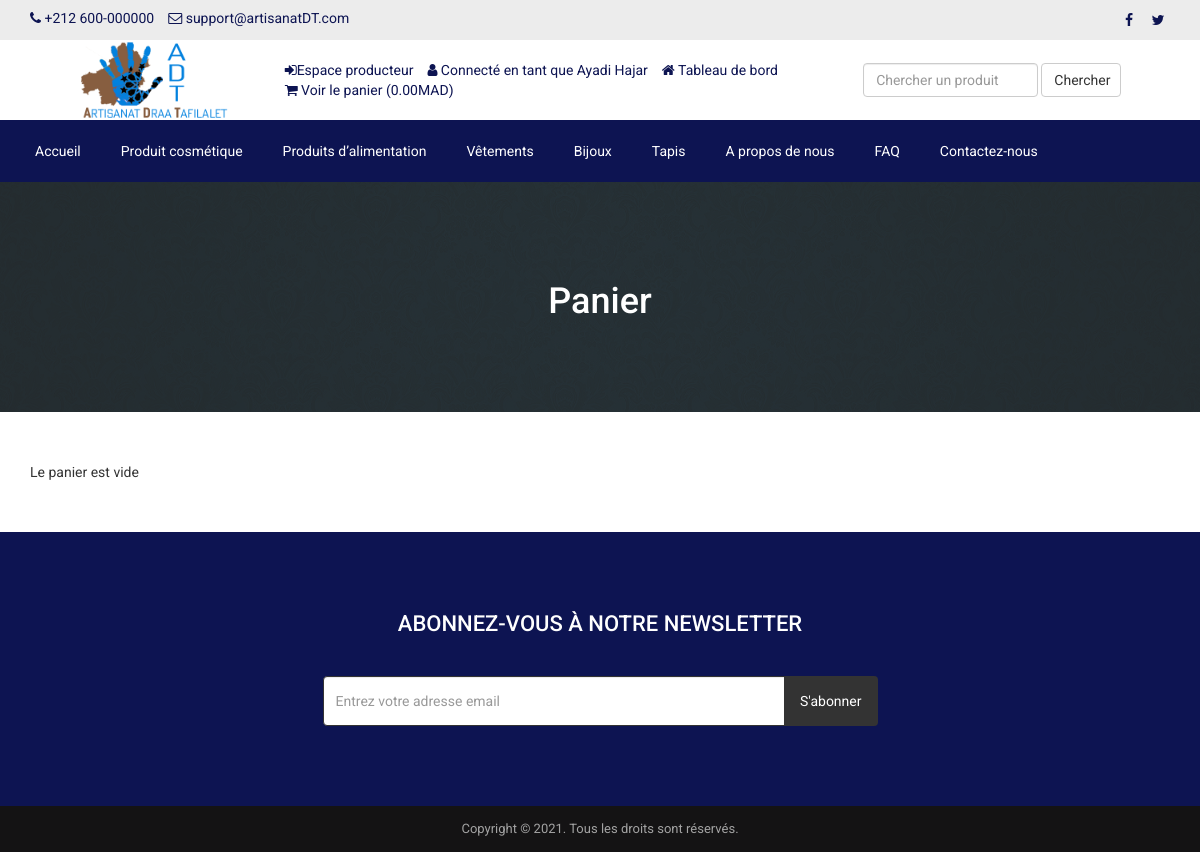
The page /cart.php (signed in) on the database its author committed.
### tables this page shows
CREATE TABLE IF NOT EXISTS `tbl_settings` (
  `id` int NOT NULL AUTO_INCREMENT,
  `logo` varchar(255) NOT NULL,
  `favicon` varchar(255) NOT NULL,
  `footer_about` text NOT NULL,
  `footer_copyright` text NOT NULL,
  `contact_address` text NOT NULL,
  `contact_email` varchar(255) NOT NULL,
  `contact_phone` varchar(255) NOT NULL,
  `contact_fax` varchar(255) NOT NULL,
  `contact_map_iframe` text NOT NULL,
  `receive_email` varchar(255) NOT NULL,
  `receive_email_subject` varchar(255) NOT NULL,
  `receive_email_thank_you_message` text NOT NULL,
  `forget_password_message` text NOT NULL,
  `total_recent_post_footer` int NOT NULL,
  `total_popular_post_footer` int NOT NULL,
  `total_recent_post_sidebar` int NOT NULL,
  `total_popular_post_sidebar` int NOT NULL,
  `total_featured_product_home` int NOT NULL,
  `total_latest_product_home` int NOT NULL,
  `total_popular_product_home` int NOT NULL,
  `meta_title_home` text NOT NULL,
  `meta_keyword_home` text NOT NULL,
  `meta_description_home` text NOT NULL,
  `banner_login` varchar(255) NOT NULL,
  `banner_registration` varchar(255) NOT NULL,
  `banner_forget_password` varchar(255) NOT NULL,
  `banner_reset_password` varchar(255) NOT NULL,
  `banner_search` varchar(255) NOT NULL,
  `banner_cart` varchar(255) NOT NULL,
  `banner_checkout` varchar(255) NOT NULL,
  `banner_product_category` varchar(255) NOT NULL,
  `banner_blog` varchar(255) NOT NULL,
  `cta_title` varchar(255) NOT NULL,
  `cta_content` text NOT NULL,
  `cta_read_more_text` varchar(255) NOT NULL,
  `cta_read_more_url` varchar(255) NOT NULL,
  `cta_photo` varchar(255) NOT NULL,
  `featured_product_title` varchar(255) NOT NULL,
  `featured_product_subtitle` varchar(255) NOT NULL,
  `latest_product_title` varchar(255) NOT NULL,
  `latest_product_subtitle` varchar(255) NOT NULL,
  `popular_product_title` varchar(255) NOT NULL,
  `popular_product_subtitle` varchar(255) NOT NULL,
  `testimonial_title` varchar(255) NOT NULL,
  `testimonial_subtitle` varchar(255) NOT NULL,
  `testimonial_photo` varchar(255) NOT NULL,
  `blog_title` varchar(255) NOT NULL,
  `blog_subtitle` varchar(255) NOT NULL,
  `newsletter_text` text NOT NULL,
  `paypal_email` varchar(255) NOT NULL,
  `stripe_public_key` varchar(255) NOT NULL,
  `stripe_secret_key` varchar(255) NOT NULL,
  `bank_detail` text NOT NULL,
  `before_head` text NOT NULL,
  `after_body` text NOT NULL,
  `before_body` text NOT NULL,
  `home_service_on_off` int NOT NULL,
  `home_welcome_on_off` int NOT NULL,
  `home_featured_product_on_off` int NOT NULL,
  `home_latest_product_on_off` int NOT NULL,
  `home_popular_product_on_off` int NOT NULL,
  `home_testimonial_on_off` int NOT NULL,
  `home_blog_on_off` int NOT NULL,
  `newsletter_on_off` int NOT NULL,
  `ads_above_welcome_on_off` int NOT NULL,
  `ads_above_featured_product_on_off` int NOT NULL,
  `ads_above_latest_product_on_off` int NOT NULL,
  `ads_above_popular_product_on_off` int NOT NULL,
  `ads_above_testimonial_on_off` int NOT NULL,
  `ads_category_sidebar_on_off` int NOT NULL,
  PRIMARY KEY (`id`)
);

CREATE TABLE IF NOT EXISTS `tbl_social` (
  `social_id` int NOT NULL AUTO_INCREMENT,
  `social_name` varchar(30) NOT NULL,
  `social_url` varchar(255) NOT NULL,
  `social_icon` varchar(30) NOT NULL,
  PRIMARY KEY (`social_id`)
);

CREATE TABLE IF NOT EXISTS `tbl_top_category` (
  `tcat_id` int NOT NULL AUTO_INCREMENT,
  `tcat_name` varchar(255) NOT NULL,
  `show_on_menu` int NOT NULL,
  PRIMARY KEY (`tcat_id`)
);

CREATE TABLE IF NOT EXISTS `tbl_page` (
  `id` int NOT NULL AUTO_INCREMENT,
  `about_title` varchar(255) NOT NULL,
  `about_content` text NOT NULL,
  `about_banner` varchar(255) NOT NULL,
  `about_meta_title` varchar(255) NOT NULL,
  `about_meta_keyword` text NOT NULL,
  `about_meta_description` text NOT NULL,
  `faq_title` varchar(255) NOT NULL,
  `faq_banner` varchar(255) NOT NULL,
  `faq_meta_title` varchar(255) NOT NULL,
  `faq_meta_keyword` text NOT NULL,
  `faq_meta_description` text NOT NULL,
  `blog_title` varchar(255) NOT NULL,
  `blog_banner` varchar(255) NOT NULL,
  `blog_meta_title` varchar(255) NOT NULL,
  `blog_meta_keyword` text NOT NULL,
  `blog_meta_description` text NOT NULL,
  `contact_title` varchar(255) NOT NULL,
  `contact_banner` varchar(255) NOT NULL,
  `contact_meta_title` varchar(255) NOT NULL,
  `contact_meta_keyword` text NOT NULL,
  `contact_meta_description` text NOT NULL,
  `pgallery_title` varchar(255) NOT NULL,
  `pgallery_banner` varchar(255) NOT NULL,
  `pgallery_meta_title` varchar(255) NOT NULL,
  `pgallery_meta_keyword` text NOT NULL,
  `pgallery_meta_description` text NOT NULL,
  `vgallery_title` varchar(255) NOT NULL,
  `vgallery_banner` varchar(255) NOT NULL,
  `vgallery_meta_title` varchar(255) NOT NULL,
  `vgallery_meta_keyword` text NOT NULL,
  `vgallery_meta_description` text NOT NULL,
  PRIMARY KEY (`id`)
);

### cart.php (the view, shortened to what this page needs)
<?php require_once('header.php'); ?>
<?php
$statement = $pdo->prepare("SELECT * FROM tbl_settings WHERE id=1");
$statement->execute();
$result = $statement->fetchAll(PDO::FETCH_ASSOC);
foreach ($result as $row) {
    $banner_cart = $row['banner_cart'];
}
?>
<div class="page-banner" style="background-image: url(assets/uploads/<?php echo $banner_cart; ?>)">
    <div class="overlay"></div>
    <div class="page-banner-inner">
        <h1><?php echo LANG_VALUE_18; ?></h1>
    </div>
</div>
<div class="page">
	<div class="container">
		<div class="row">
			<div class="col-md-12">
                <?php if(!isset($_SESSION['cart_p_id'])): ?>
                    <?php echo 'Le panier est vide'; ?>
                <?php endif; ?>
			</div>
		</div>
	</div>
</div>
<?php require_once('footer.php'); ?>

### header.php (shortened to what this page needs)
<?php
include("admin/inc/config.php");
$statement = $pdo->prepare("SELECT * FROM tbl_settings WHERE id=1");
$statement->execute();
$result = $statement->fetchAll(PDO::FETCH_ASSOC);
foreach ($result as $row)
{
	$logo = $row['logo'];
	$contact_email = $row['contact_email'];
	$contact_phone = $row['contact_phone'];
}
?>
<!DOCTYPE html>
<html lang="en">
<head>
	<link rel="stylesheet" href="assets/css/bootstrap.min.css">
	<link rel="stylesheet" href="assets/css/font-awesome.min.css">
	<link rel="stylesheet" href="assets/css/owl.carousel.min.css">
	<link rel="stylesheet" href="assets/css/owl.theme.default.min.css">
	<link rel="stylesheet" href="assets/css/jquery.bxslider.min.css">
    <link rel="stylesheet" href="assets/css/magnific-popup.css">
    <link rel="stylesheet" href="assets/css/rating.css">
	<link rel="stylesheet" href="assets/css/spacing.css">
	<link rel="stylesheet" href="assets/css/bootstrap-touch-slider.css">
	<link rel="stylesheet" href="assets/css/animate.min.css">
	<link rel="stylesheet" href="assets/css/tree-menu.css">
	<link rel="stylesheet" href="assets/css/select2.min.css">
	<link rel="stylesheet" href="assets/css/main.css">
	<link rel="stylesheet" href="assets/css/responsive.css">
	<?php
	$statement = $pdo->prepare("SELECT * FROM tbl_page WHERE id=1");
	$statement->execute();
	$result = $statement->fetchAll(PDO::FETCH_ASSOC);
		?>
</head>
<body>
<div class="top">
	<div class="container">
		<div class="row">
			<div class="col-md-6 col-sm-6 col-xs-12">
				<div class="left">
					<ul>
						<li><i class="fa fa-phone"></i> <?php echo $contact_phone; ?></li>
						<li><i class="fa fa-envelope-o"></i> <?php echo $contact_email; ?></li>
					</ul>
				</div>
			</div>
			<div class="col-md-6 col-sm-6 col-xs-12">
				<div class="right">
					<ul>
						<?php
						$statement = $pdo->prepare("SELECT * FROM tbl_social");
						$statement->execute();
						$result = $statement->fetchAll(PDO::FETCH_ASSOC);
						foreach ($result as $row) {
							?>
							<?php if($row['social_url'] != ''): ?>
							<li><a href="<?php echo $row['social_url']; ?>"><i class="<?php echo $row['social_icon']; ?>"></i></a></li>
							<?php endif; ?>
							<?php
						}
						?>
					</ul>
				</div>
			</div>
		</div>
	</div>
</div>
<div class="header">
	<div class="container">
		<div class="row inner">
			<div class="col-md-2 logo">
				<a href="index.php"><img src="assets/uploads/<?php echo $logo; ?>" alt="logo image"></a>
			</div>
			<div class="col-md-6 right">
				<ul>
					<?php
					echo "<li><a href=\"producteur/login.php\"><i class=\"fa fa-sign-in\"></i>Espace producteur</a></li>";
					if(isset($_SESSION['customer'])) {
						?>
						<li><i class="fa fa-user"></i> <?php echo LANG_VALUE_13; ?> <?php echo $_SESSION['customer']['cust_name']; ?></li>
						<li><a href="dashboard.php"><i class="fa fa-home"></i> <?php echo LANG_VALUE_89; ?></a></li>
						<?php
					} else {
						?>
						<li><a href="login.php"><i class="fa fa-sign-in"></i> <?php echo LANG_VALUE_9; ?></a></li>
						<li><a href="registration.php"><i class="fa fa-user-plus"></i> <?php echo LANG_VALUE_15; ?></a></li>
						<?php
					}
					?>
					<li><a href="cart.php"><i class="fa fa-shopping-cart"></i> <?php echo LANG_VALUE_19; ?> (<?php
					if(isset($_SESSION['cart_p_id'])) {
						$table_total_price = 0;
						$i=0;
	                    foreach($_SESSION['cart_p_qty'] as $key => $value)
	                    {
	                        $i++;
	                        $arr_cart_p_qty[$i] = $value;
	                    }                    $i=0;
	                    foreach($_SESSION['cart_p_current_price'] as $key => $value)
	                    {
	                        $i++;
	                        $arr_cart_p_current_price[$i] = $value;
	                    }
	                    for($i=1;$i<=count($arr_cart_p_qty);$i++) {
	                    	$row_total_price = $arr_cart_p_current_price[$i]*$arr_cart_p_qty[$i];
	                        $table_total_price = $table_total_price + $row_total_price;
	                    }
						echo $table_total_price;
					} else {
						echo '0.00';
					}
					?><?php echo LANG_VALUE_1; ?>)</a></li>
				</ul>
			</div>
			<div class="col-md-3 search-area">
				<form class="navbar-form navbar-left" role="search" action="search-result.php" method="get">
					<div class="form-group">
						<input type="text" class="form-control search-top" placeholder="<?php echo LANG_VALUE_2; ?>" name="search_text">
					</div>
					<button type="submit" class="btn btn-default"><?php echo LANG_VALUE_3; ?></button>
				</form>
			</div>
		</div>
	</div>
</div>
<div class="nav">
	<div class="container">
		<div class="row">
			<div class="col-md-12 pl_0 pr_0">
				<div class="menu-container">
					<div class="menu">
						<ul>
							<li><a href="index.php">Accueil</a></li>
							<?php
							$statement = $pdo->prepare("SELECT * FROM tbl_top_category WHERE show_on_menu=1");
							$statement->execute();
							$result = $statement->fetchAll(PDO::FETCH_ASSOC);
							foreach ($result as $row) {
								?>
								<li><a href="product-category.php?id=<?php echo $row['tcat_id']; ?>&type=top-category"><?php echo $row['tcat_name']; ?></a>
								</li>
								<?php
							}
							?>
							<?php
							$statement = $pdo->prepare("SELECT * FROM tbl_page WHERE id=1");
							$statement->execute();
							$result = $statement->fetchAll(PDO::FETCH_ASSOC);
							foreach ($result as $row) {
								$about_title = $row['about_title'];
								$faq_title = $row['faq_title'];
								$contact_title = $row['contact_title'];
							}
							?>
							<li><a href="about.php"><?php echo $about_title; ?></a></li>
							<li><a href="faq.php"><?php echo $faq_title; ?></a></li>
							<li><a href="contact.php"><?php echo $contact_title; ?></a></li>
						</ul>
					</div>
				</div>
			</div>
		</div>
	</div>
</div>

### footer.php (shortened to what this page needs)
<?php
$statement = $pdo->prepare("SELECT * FROM tbl_settings WHERE id=1");
$statement->execute();
$result = $statement->fetchAll(PDO::FETCH_ASSOC);
foreach ($result as $row)
{
	$footer_copyright = $row['footer_copyright'];
    $newsletter_on_off = $row['newsletter_on_off'];
}
?>
<?php if($newsletter_on_off == 1): ?>
<section class="home-newsletter">
	<div class="container">
		<div class="row">
			<div class="col-md-6 col-md-offset-3">
				<div class="single">
				<form action="" method="post">
					<h2><?php echo LANG_VALUE_93; ?></h2>
					<div class="input-group">
			        	<input type="email" class="form-control" placeholder="<?php echo LANG_VALUE_95; ?>" name="email_subscribe">
			         	<span class="input-group-btn">
			         	<button class="btn btn-theme" type="submit" name="form_subscribe"><?php echo LANG_VALUE_92; ?></button>
			         	</span>
			        </div>
				</div>
			</div>
		</div>
	</div>
</section>
<?php endif; ?>
<div class="footer-bottom">
	<div class="container">
		<div class="row">
			<div class="col-md-12 copyright">
				<?php echo $footer_copyright; ?>
			</div>
		</div>
	</div>
</div>
</body>
</html>

### assets/css/main.css (style rules this page uses)
* { margin: 0; padding: 0; }
body { font-family: 'Roboto', sans-serif; font-size: 14px; }
h1, h2, h3, h4, h5, h6 { font-family: 'Roboto', sans-serif; }
a { text-decoration: none; }
.top { width: 100%; height: 40px; background: #ececec; }
.top .left { float: left; }
.top .left ul { padding-top: 8px; }
.top .left ul li { list-style-type: none; float: left; margin-right: 14px; color: #0d1452; }
.top .left ul li i { color: #0d1452; }
.top .right { float: right; }
.top .right ul { padding-top: 8px; }
.top .right ul li { list-style-type: none; float: left; margin-left: 5px; }
.top .right ul li a { color: #0d1452; width: 24px; height: 24px; line-height: 24px; text-align: center; border-radius: 50%; display: block; transition: all 0.4s ease; }
.header { width: 100%; height: auto; background: #fff; }
.header .inner { height: auto; display: table; }
.header .logo { float: none; display: table-cell; vertical-align: middle; }
.header .logo img { max-width: 100%; height: 80px; }
.header .navbar-form .form-control { width: 300px; }
.header .search-area { float: none; display: table-cell; vertical-align: middle; }
.header .search-area .form-group { width: calc(100% - 84px); }
.header .search-area button { width: 80px; }
.header .search-area form { width: 100%; }
.header .right { float: none; display: table-cell; vertical-align: middle; padding-right: 0; }
.header .right ul { float: right; margin-bottom: 0; }
.header .right ul li { list-style-type: none; float: left; margin-left: 14px; color: #0d1452; }
.header .right ul li a { color: #0d1452; }
.header .navbar-form .search-top { width: 100%; }
.nav { background: #0d1452; }
.menu-container { width: 100%; margin: 0 auto; background: #0d1452; }
.menu-dropdown-icon:before { content: "\f067"; font-family: "FontAwesome"; display: none; cursor: pointer; float: right; padding: 1.5em 2em; background: #fff; color: #333; }
.menu > ul { margin: 0 auto; width: 100%; list-style: none; padding: 0; position: relative; box-sizing: border-box; }
.menu > ul:before, .menu > ul:after { content: ""; display: table; }
.menu > ul:after { clear: both; }
.menu > ul > li { float: left; padding: 0; margin: 0; }
.menu > ul > li a { text-decoration: none; padding: 1.5em 20px; display: block; color: #fff; }
.footer-bottom { width: 100%; height: auto; background: #141314; padding: 14px 0; }
.footer-bottom .copyright { font-size: 13px; color: #a3a3a3; text-align: center; }
.page-banner { width: 100%; height: auto; background-repeat: no-repeat; background-position: center center; -webkit-background-size: cover; background-size: cover; position: relative; padding-top: 80px; padding-bottom: 80px; overflow: hidden; }
.page-banner .overlay { position: absolute; left: 0; top: 0; width: 100%; height: 100%; opacity: 0.7; background: #333; }
.page-banner h1 { color: #fff; text-align: center; z-index: 999; position: relative; }
.page { width: 100%; height: auto; padding-top: 50px; padding-bottom: 50px; }
.home-newsletter { padding: 80px 0; background: #0d1452; }
.home-newsletter .single { max-width: 650px; margin: 0 auto; text-align: center; position: relative; z-index: 2; }
.home-newsletter .single h2 { font-size: 22px; color: white; text-transform: uppercase; margin-bottom: 40px; margin-top: 0; }
.home-newsletter .single .form-control { height: 50px; border-color: #333; outline: none; }
.home-newsletter .single .btn { min-height: 50px; background: #333; color: #fff; padding-left: 15px; padding-right: 15px; }

### assets/css/responsive.css (style rules this page uses)
@media only screen and (min-width: 992px) { .header .inner { width: 100%; } }
@media only screen and (min-width: 992px) { .header .search-area { padding-right: 0; } }
@media only screen and (min-width: 992px) { .header .search-area form { padding-right: 0; } }
@media only screen and (min-width: 992px) { .header .container { padding-right: 0; } }

### rows shown on the page
tbl_settings: contact_phone "+212 600-000000", contact_email "support@artisanatDT.com", logo (picture), banner_cart (picture), footer_copyright "Copyright © 2021. Tous les droits sont réservés."
tbl_top_category: tcat_name "Produit cosmétique"
tbl_top_category: tcat_name "Produits d’alimentation"
tbl_top_category: tcat_name "Vêtements"
tbl_top_category: tcat_name "Bijoux"
tbl_top_category: tcat_name "Tapis"
tbl_page: about_title "A propos de nous", faq_title "FAQ", contact_title "Contactez-nous"

### other values the page prints
LANG_VALUE_13 "Connecté en tant que"
$_SESSION['customer']['cust_name'] "Ayadi Hajar"
LANG_VALUE_89 "Tableau de bord"
LANG_VALUE_19 "Voir le panier"
LANG_VALUE_1 "MAD"
LANG_VALUE_3 "Chercher"
LANG_VALUE_18 "Panier"
LANG_VALUE_93 "ABONNEZ-VOUS À NOTRE NEWSLETTER"
LANG_VALUE_92 "S'abonner"
